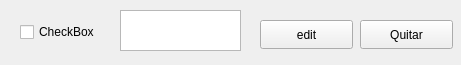
<?xml version="1.0" encoding="UTF-8"?>
<ui version="4.0">
 <class>Task</class>
 <widget class="QWidget" name="Task">
  <property name="geometry">
   <rect>
    <x>0</x>
    <y>0</y>
    <width>461</width>
    <height>65</height>
   </rect>
  </property>
  <property name="windowTitle">
   <string>Form</string>
  </property>
  <widget class="QCheckBox" name="checkBoxNombre">
   <property name="geometry">
    <rect>
     <x>20</x>
     <y>20</y>
     <width>88</width>
     <height>24</height>
    </rect>
   </property>
   <property name="text">
    <string>CheckBox</string>
   </property>
  </widget>
  <widget class="QPushButton" name="editarBoton">
   <property name="geometry">
    <rect>
     <x>260</x>
     <y>20</y>
     <width>93</width>
     <height>29</height>
    </rect>
   </property>
   <property name="text">
    <string>edit</string>
   </property>
  </widget>
  <widget class="QPushButton" name="quitarBoton">
   <property name="geometry">
    <rect>
     <x>360</x>
     <y>20</y>
     <width>93</width>
     <height>29</height>
    </rect>
   </property>
   <property name="text">
    <string>Quitar</string>
   </property>
  </widget>
  <widget class="QListWidget" name="listaSinonimos">
   <property name="geometry">
    <rect>
     <x>120</x>
     <y>10</y>
     <width>121</width>
     <height>41</height>
    </rect>
   </property>
  </widget>
 </widget>
 <resources/>
 <connections/>
</ui>
